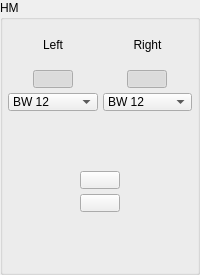
        <widget class="QGroupBox" name="groupBox_HM">
         <property name="title">
          <string>HM</string>
         </property>
         <layout class="QGridLayout" name="gridLayout_9">
          <property name="leftMargin">
           <number>5</number>
          </property>
          <property name="topMargin">
           <number>5</number>
          </property>
          <property name="rightMargin">
           <number>5</number>
          </property>
          <property name="bottomMargin">
           <number>5</number>
          </property>
          <property name="spacing">
           <number>5</number>
          </property>
          <item row="0" column="0">
           <layout class="QGridLayout" name="gridLayout_10">
            <item row="0" column="0">
             <widget class="QLabel" name="label_24">
              <property name="minimumSize">
               <size>
                <width>0</width>
                <height>40</height>
               </size>
              </property>
              <property name="maximumSize">
               <size>
                <width>16777215</width>
                <height>40</height>
               </size>
              </property>
              <property name="text">
               <string>Left</string>
              </property>
              <property name="alignment">
               <set>Qt::AlignCenter</set>
              </property>
             </widget>
            </item>
            <item row="0" column="1">
             <widget class="QLabel" name="label_25">
              <property name="minimumSize">
               <size>
                <width>0</width>
                <height>40</height>
               </size>
              </property>
              <property name="maximumSize">
               <size>
                <width>16777215</width>
                <height>40</height>
               </size>
              </property>
              <property name="text">
               <string>Right</string>
              </property>
              <property name="alignment">
               <set>Qt::AlignCenter</set>
              </property>
             </widget>
            </item>
            <item row="1" column="0" alignment="Qt::AlignHCenter">
             <widget class="QPushButton" name="pb_Filter_LSetSync_HM">
              <property name="minimumSize">
               <size>
                <width>0</width>
                <height>18</height>
               </size>
              </property>
              <property name="maximumSize">
               <size>
                <width>16777215</width>
                <height>18</height>
               </size>
              </property>
              <property name="focusPolicy">
               <enum>Qt::NoFocus</enum>
              </property>
              <property name="text">
               <string/>
              </property>
              <property name="checkable">
               <bool>true</bool>
              </property>
              <property name="checked">
               <bool>true</bool>
              </property>
             </widget>
            </item>
            <item row="1" column="1" alignment="Qt::AlignHCenter">
             <widget class="QPushButton" name="pb_Filter_RSetSync_HM">
              <property name="minimumSize">
               <size>
                <width>0</width>
                <height>18</height>
               </size>
              </property>
              <property name="maximumSize">
               <size>
                <width>16777215</width>
                <height>18</height>
               </size>
              </property>
              <property name="focusPolicy">
               <enum>Qt::NoFocus</enum>
              </property>
              <property name="text">
               <string/>
              </property>
              <property name="checkable">
               <bool>true</bool>
              </property>
              <property name="checked">
               <bool>true</bool>
              </property>
             </widget>
            </item>
            <item row="2" column="0">
             <widget class="QComboBox" name="cb_Filter_L_HM">
              <property name="minimumSize">
               <size>
                <width>0</width>
                <height>18</height>
               </size>
              </property>
              <property name="maximumSize">
               <size>
                <width>16777215</width>
                <height>18</height>
               </size>
              </property>
              <property name="focusPolicy">
               <enum>Qt::NoFocus</enum>
              </property>
              <property name="currentIndex">
               <number>5</number>
              </property>
              <property name="maxVisibleItems">
               <number>30</number>
              </property>
              <item>
               <property name="text">
                <string>L-R 12</string>
               </property>
              </item>
              <item>
               <property name="text">
                <string>L-R 24</string>
               </property>
              </item>
              <item>
               <property name="text">
                <string>L-R 36</string>
               </property>
              </item>
              <item>
               <property name="text">
                <string>L-R 48</string>
               </property>
              </item>
              <item>
               <property name="text">
                <string>BW 6</string>
               </property>
              </item>
              <item>
               <property name="text">
                <string>BW 12</string>
               </property>
              </item>
              <item>
               <property name="text">
                <string>BW 18</string>
               </property>
              </item>
              <item>
               <property name="text">
                <string>BW 24</string>
               </property>
              </item>
              <item>
               <property name="text">
                <string>BW 30</string>
               </property>
              </item>
              <item>
               <property name="text">
                <string>BW 36</string>
               </property>
              </item>
              <item>
               <property name="text">
                <string>BW 42</string>
               </property>
              </item>
              <item>
               <property name="text">
                <string>BW 48</string>
               </property>
              </item>
             </widget>
            </item>
            <item row="2" column="1">
             <widget class="QComboBox" name="cb_Filter_R_HM">
              <property name="minimumSize">
               <size>
                <width>0</width>
                <height>18</height>
               </size>
              </property>
              <property name="maximumSize">
               <size>
                <width>16777215</width>
                <height>18</height>
               </size>
              </property>
              <property name="focusPolicy">
               <enum>Qt::NoFocus</enum>
              </property>
              <property name="currentIndex">
               <number>5</number>
              </property>
              <property name="maxVisibleItems">
               <number>30</number>
              </property>
              <item>
               <property name="text">
                <string>L-R 12</string>
               </property>
              </item>
              <item>
               <property name="text">
                <string>L-R 24</string>
               </property>
              </item>
              <item>
               <property name="text">
                <string>L-R 36</string>
               </property>
              </item>
              <item>
               <property name="text">
                <string>L-R 48</string>
               </property>
              </item>
              <item>
               <property name="text">
                <string>BW 6</string>
               </property>
              </item>
              <item>
               <property name="text">
                <string>BW 12</string>
               </property>
              </item>
              <item>
               <property name="text">
                <string>BW 18</string>
               </property>
              </item>
              <item>
               <property name="text">
                <string>BW 24</string>
               </property>
              </item>
              <item>
               <property name="text">
                <string>BW 30</string>
               </property>
              </item>
              <item>
               <property name="text">
                <string>BW 36</string>
               </property>
              </item>
              <item>
               <property name="text">
                <string>BW 42</string>
               </property>
              </item>
              <item>
               <property name="text">
                <string>BW 48</string>
               </property>
              </item>
             </widget>
            </item>
            <item row="3" column="0" alignment="Qt::AlignHCenter">
             <widget class="ConfigGainWidget" name="dsb_Filter_L_Freq_HM" native="true">
              <property name="minimumSize">
               <size>
                <width>50</width>
                <height>50</height>
               </size>
              </property>
              <property name="maximumSize">
               <size>
                <width>50</width>
                <height>50</height>
               </size>
              </property>
             </widget>
            </item>
            <item row="3" column="1" alignment="Qt::AlignHCenter">
             <widget class="ConfigGainWidget" name="dsb_Filter_R_Freq_HM" native="true">
              <property name="minimumSize">
               <size>
                <width>50</width>
                <height>50</height>
               </size>
              </property>
              <property name="maximumSize">
               <size>
                <width>50</width>
                <height>50</height>
               </size>
              </property>
             </widget>
            </item>
            <item row="4" column="0" colspan="2">
             <layout class="QHBoxLayout" name="horizontalLayout_5">
              <property name="spacing">
               <number>0</number>
              </property>
              <item alignment="Qt::AlignHCenter">
               <widget class="QPushButton" name="pb_Output_Invert_HM">
                <property name="minimumSize">
                 <size>
                  <width>0</width>
                  <height>18</height>
                 </size>
                </property>
                <property name="maximumSize">
                 <size>
                  <width>16777215</width>
                  <height>18</height>
                 </size>
                </property>
                <property name="focusPolicy">
                 <enum>Qt::NoFocus</enum>
                </property>
                <property name="styleSheet">
                 <string notr="true"/>
                </property>
                <property name="text">
                 <string/>
                </property>
                <property name="checkable">
                 <bool>true</bool>
                </property>
                <property name="checked">
                 <bool>false</bool>
                </property>
               </widget>
              </item>
             </layout>
            </item>
            <item row="5" column="0" colspan="2">
             <layout class="QHBoxLayout" name="horizontalLayout_6">
              <property name="spacing">
               <number>0</number>
              </property>
              <item alignment="Qt::AlignHCenter">
               <widget class="QPushButton" name="pb_Output_Mute_HM">
                <property name="minimumSize">
                 <size>
                  <width>0</width>
                  <height>18</height>
                 </size>
                </property>
                <property name="maximumSize">
                 <size>
                  <width>16777215</width>
                  <height>18</height>
                 </size>
                </property>
                <property name="focusPolicy">
                 <enum>Qt::NoFocus</enum>
                </property>
                <property name="styleSheet">
                 <string notr="true"/>
                </property>
                <property name="text">
                 <string/>
                </property>
                <property name="checkable">
                 <bool>true</bool>
                </property>
                <property name="checked">
                 <bool>false</bool>
                </property>
               </widget>
              </item>
             </layout>
            </item>
            <item row="6" column="0" colspan="2" alignment="Qt::AlignHCenter">
             <widget class="ConfigGainWidget" name="dsb_Output_Level_HM" native="true">
              <property name="minimumSize">
               <size>
                <width>50</width>
                <height>50</height>
               </size>
              </property>
              <property name="maximumSize">
               <size>
                <width>50</width>
                <height>50</height>
               </size>
              </property>
             </widget>
            </item>
           </layout>
          </item>
         </layout>
        </widget>
